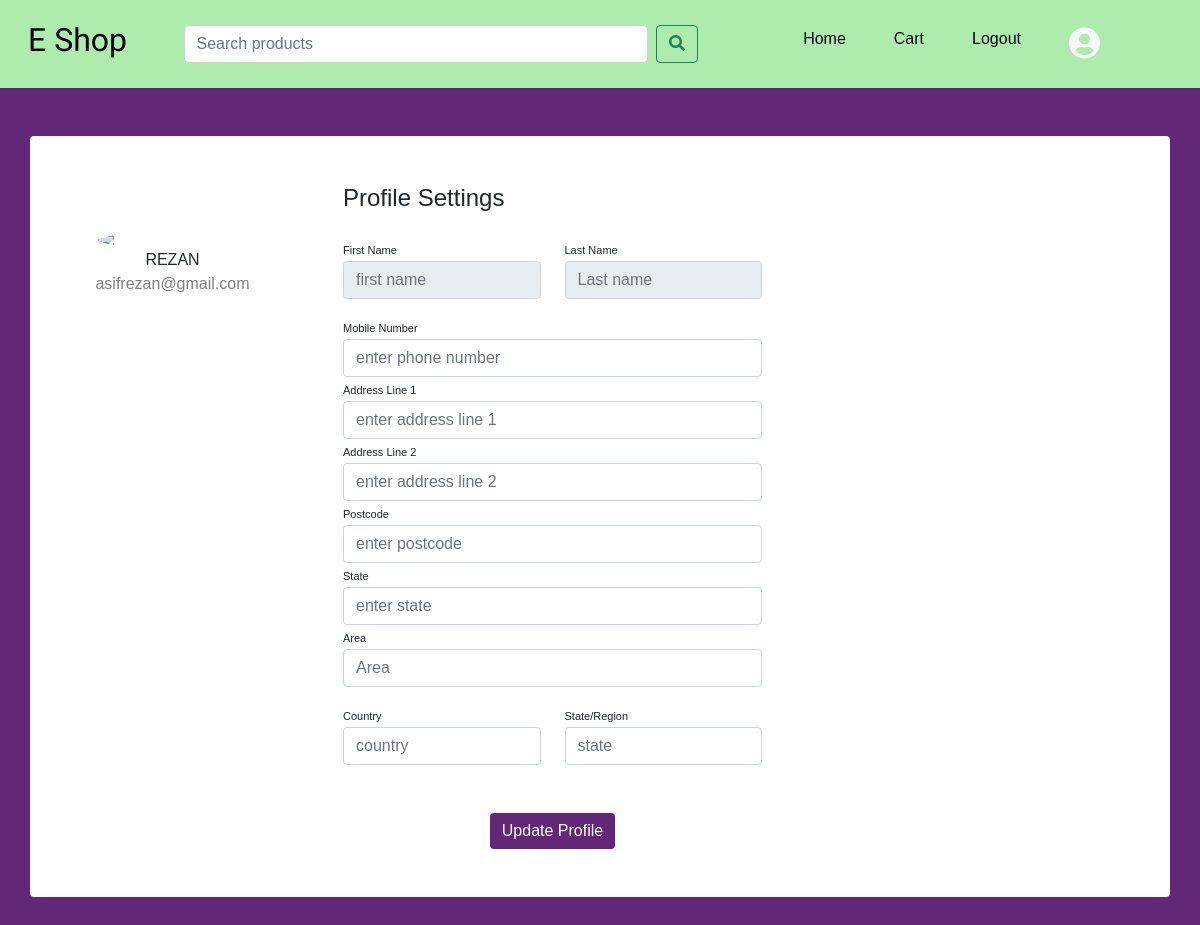
The page /profile/ (signed in) on the database as committed earlier.
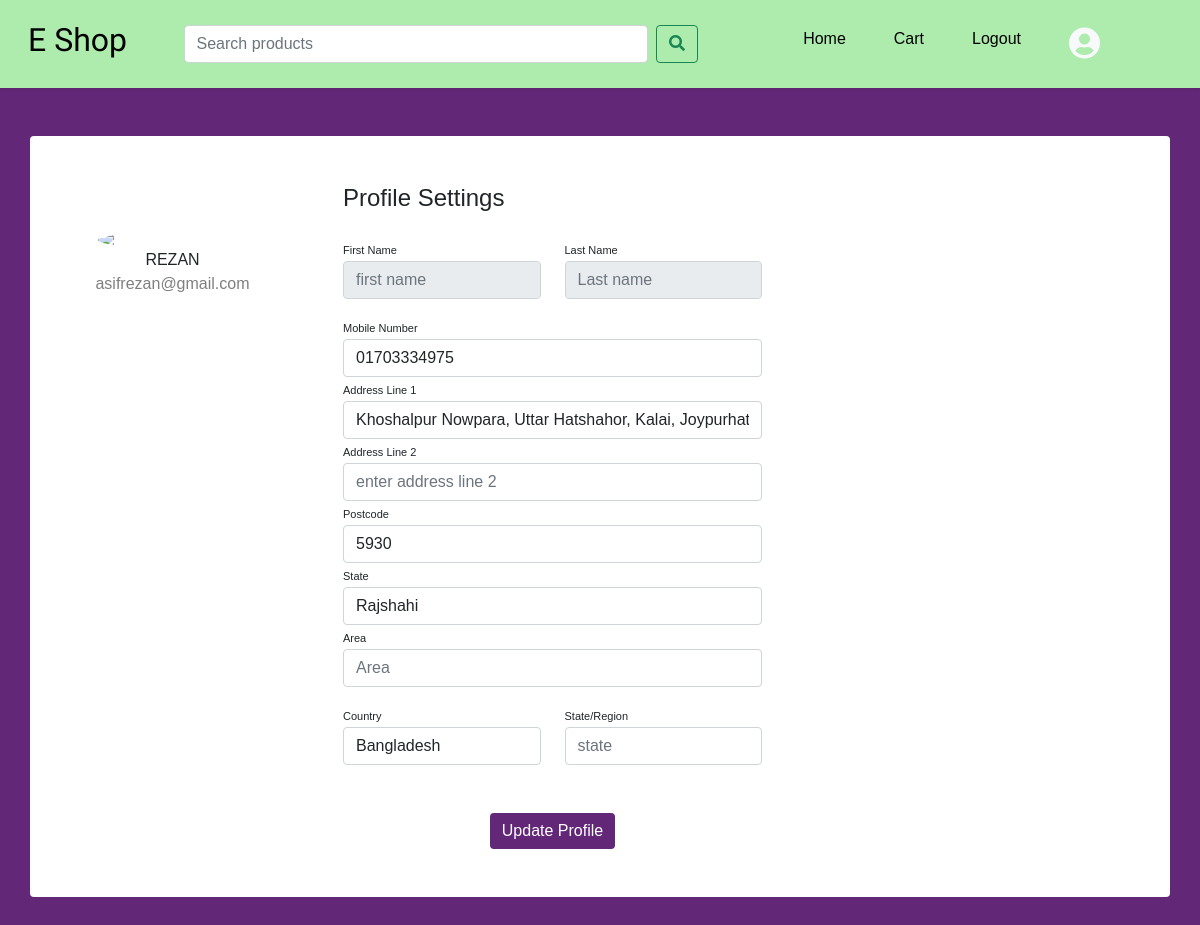
The same page on the database as committed later.
### products/models.py (models this page shows)
class userDetails(models.Model):
  user=models.OneToOneField(User, on_delete=CASCADE,primary_key=True)
  phn=models.CharField(max_length=50,null=True)
  address1=models.CharField(max_length=200, null=True)
  address2=models.CharField(max_length=200,null=True)
  postcode=models.CharField(max_length=50, null=True)
  state=models.CharField(max_length=100, null=True)
  area=models.CharField(max_length=100,null=True)
  country=models.CharField(max_length=100,null=True)
  region=models.CharField(max_length=50, null=True)

### products/views.py (the view)
# urls.py: path('profile/',views.profilePage,name='profile-api'),
@login_required(login_url='login')
def profilePage(request):
  id=request.user.id
  user=User.objects.get(id=id)
  try:
    details=userDetails.objects.get(user=request.user)
  except userDetails.DoesNotExist:
    details=None
  context={'user':user, 'details':details}
  return render(request, 'products/profile.html',context)

### products/templates/products/profile.html (shortened to what this page needs)
{% include 'navbar.html' %}
{% load static %}
<link rel="stylesheet" href="{% static 'products/styles/profile.css' %}">
<div class="container rounded bg-white mt-5 mb-5">
    <div class="row">
        <div class="col-md-3 border-right">
            <div class="d-flex flex-column align-items-center text-center p-3 py-5"><img class="rounded-circle mt-5" width="150px" src="https://st3.depositphotos.com/15648834/17930/v/600/depositphotos_179308454-stock-illustration-unknown-person-silhouette-glasses-profile.jpg"><span class="font-weight-bold">{{request.user}}</span><span class="text-black-50">{{request.user.email}}</span></div>
        </div>
        <div class="col-md-5 border-right">
            <div class="p-3 py-5">
                <div class="d-flex justify-content-between align-items-center mb-3">
                    <h4 class="text-right">Profile Settings</h4>
                </div>
                <div class="row mt-2">
                    <div class="col-md-6"><label class="labels">First Name</label><input type="text" class="form-control" placeholder="first name" value="{{user.first_name}}" readonly></div>
                    <div class="col-md-6"><label class="labels">Last Name</label><input type="text" class="form-control" value="{{user.last_name}}" placeholder="Last name" readonly></div>
                </div>
                <div class="row mt-3">
                    <form action="{% url 'update-profile' %}" method="POST">
                    <div class="col-md-12"><label class="labels">Mobile Number</label><input type="text" name="phn" class="form-control" placeholder="enter phone number" value="{{details.phn}}" ></div>
                    <div class="col-md-12"><label class="labels">Address Line 1</label><input type="text" name="address1" class="form-control" placeholder="enter address line 1" value="{{details.address1}}" ></div>
                    <div class="col-md-12"><label class="labels">Address Line 2</label><input type="text" name="address2" class="form-control" placeholder="enter address line 2" value="{{details.address2}}"></div>
                    <div class="col-md-12"><label class="labels">Postcode</label><input type="text" name="postcode" class="form-control" placeholder="enter postcode" value="{{details.postcode}}"></div>
                    <div class="col-md-12"><label class="labels">State</label><input type="text" name="state" class="form-control" placeholder="enter state" value="{{details.state}}"></div>
                    <div class="col-md-12"><label class="labels">Area</label><input type="text" name="area" class="form-control" placeholder="Area" value="{{details.area}}" ></div>
                </div>
                <div class="row mt-3">
                    <div class="col-md-6"><label class="labels">Country</label><input type="text" name="country" class="form-control" placeholder="country" value="{{details.country}}" ></div>
                    <div class="col-md-6"><label class="labels">State/Region</label><input type="text" name="region" class="form-control" placeholder="state" value="{{details.region}}"></div>
                </div>
                <div class="mt-5 text-center"><button class="btn btn-primary profile-button" type="submit">Update Profile</button></div>
            </div>
        </div>
        <div class="col-md-4">
            <div class="p-3 py-5">
            </div>
        </div>
    </div>
</div>

Rows that differ between the two databases and show on the page:
added userDetails: phn "01703334975", address1 "Khoshalpur Nowpara, Uttar Hatshahor, Kalai, Joypurhat", postcode "5930", state "Rajshahi", country "Bangladesh"
